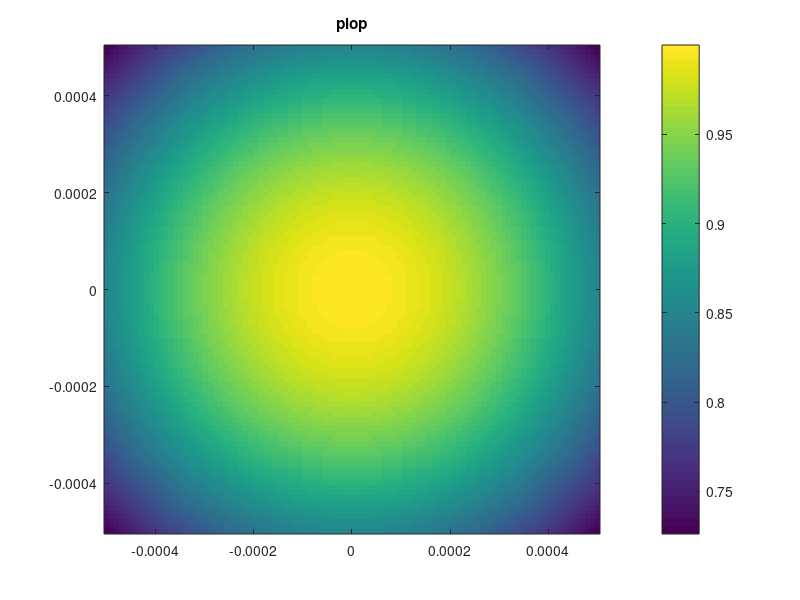
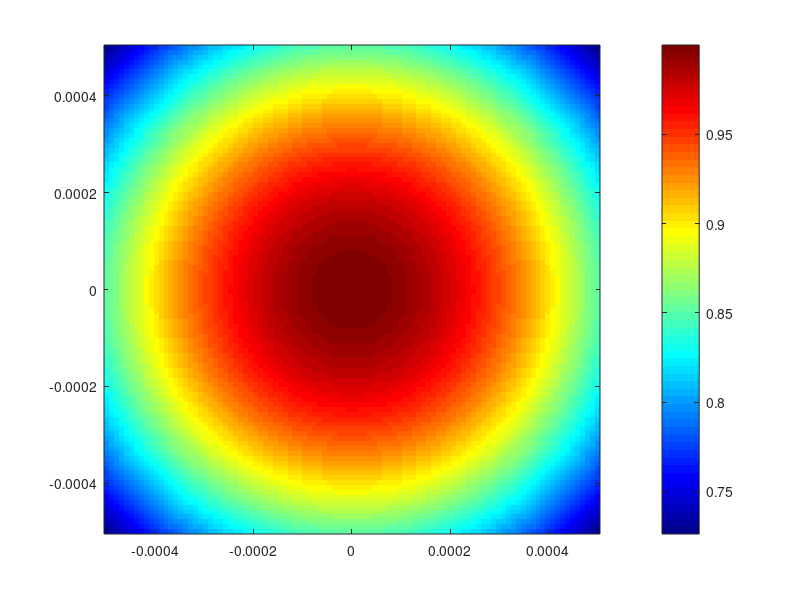
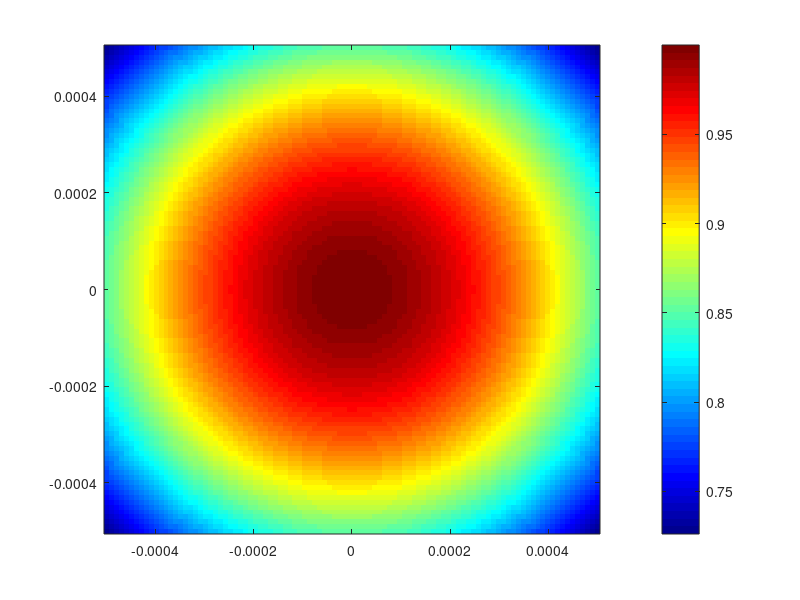
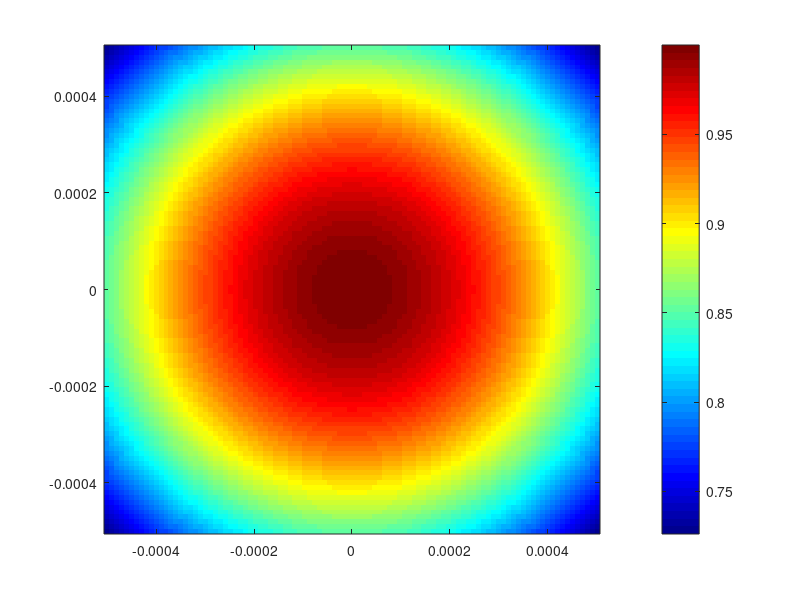

MATLAB code for these plots, in order:
%Probe propagation in the paraxial approximation near z=0
%Helmholtz equation become: laplacien_transverse(A)+2*pi*k*dA/dz=0
% k = 2*pi*n(milieu)/lambda

%function small_propagation = paraxial_approx(nLi,nPlasma,lambda,r0,r1,h,L,alpha,a)

   %Properties

%Density
Np = 1E17 ; %Plasma
NLi = 1E10; %Lithium
%Wavelength
lambda = 800E-9;
lambda_plasma = 3.34E4/sqrt(Np);
lambda_Li = 670E-9;
%Index of refraction
nPlasma = sqrt(1 - lambda^2/lambda_plasma^2);
re=0.2;
nLi = 1 + (NLi*re/(2*pi))*0.744/(1/lambda_Li^2 - 1/lambda^2);
%nPlasma=0.999967999488;
%nLi=1.0004;
%Angle between plasma (z axis) and probe direction
alpha = pi/10;
%Step (accuracy) 
a = 100;
%Plasma channel size
r0=50E-6;
r1=5E-6; %Plasma size
sigma = 1E-2/8;


%Choose 1 for a hollow plasma simulation
hollow=0;
plotting=1;


%Definition de la grille
L=1E-3;
L_xi=L/2;
L_eta=L/2;

xi=linspace(-L_xi,L_xi,a);
xi=(meshgrid(xi));
eta=linspace(-L_eta,L_eta,a);
eta=(meshgrid(eta))';

dxi = 2*L_xi/a;
deta = 2*L_eta/a;

%Faisceau gaussien at z=0
R=xi.^2+eta.^2;
A=ones(a);
A=A.*exp(-R/(2*sigma^2));
imagesc([-L_xi L_xi],[-L_xi L_xi],abs(A).^2);title ('plop');axis xy;colorbar;

for k=0:10
    
    h=k*0.001
    
    %Redefinition de la grille
    L=(1+h)*L
    L_xi=L/2;
    L_eta=L/2;
    
    dxi = 2*L_xi/a;
    deta = 2*L_eta/a;
    
    %Calcul du Laplacien transverse
    
    %d^2(A)/dx^2
    d2A_dxi2=sparse(a,a);
    for k=2:(a-1)
        d2A_dxi2(:,k)=(A(:,k+1)-2*A(:,k)+A(:,k-1))/(dxi^2);
    end
    
    %d^2(A)/dy^2
    d2A_deta2=sparse(a,a);
    for k=2:(a-1)
        d2A_deta2(:,k)=(A(k+1,:)-2*A(k,:)+A(k-1,:))/(deta^2);
    end
    
    %dA/dz
    dA_dz=sparse(a,a);
    d1=r0^2-eta.^2;
    dA_dz=1i*lambda/(4*pi*nPlasma)*(d2A_dxi2+d2A_deta2);
    
    if (hollow==1)
        d2=r1^2-eta.^2;
        dA_dz(d1<0)=1i*lambda/(4*pi*nLi)*(d2A_dxi2(d1<0)+d2A_deta2(d1<0));
        dA_dz(d2>0)=1i*lambda/(4*pi*nLi)*(d2A_dxi2(d2>0)+d2A_deta2(d2>0));
        
    else
        dA_dz(d1<0)=1i*lambda/(4*pi*nLi)*(d2A_dxi2(d1<0)+d2A_deta2(d1<0));
        
    end %if hollow
    
    %Calculation of A(h) : propagation of h in plasma
    %A(z+h)=A(z)+h*dA/dz+O(h)
    
    A=(A+h*dA_dz);
    
    %Plotting
    if (plotting==1)
        U=abs(A).^2;
        figure;
        imagesc([-L_xi L_xi],[-L_xi L_xi],U); axis xy;
        colormap jet;
        colorbar;
    end %if plotting
    
end %for k
    